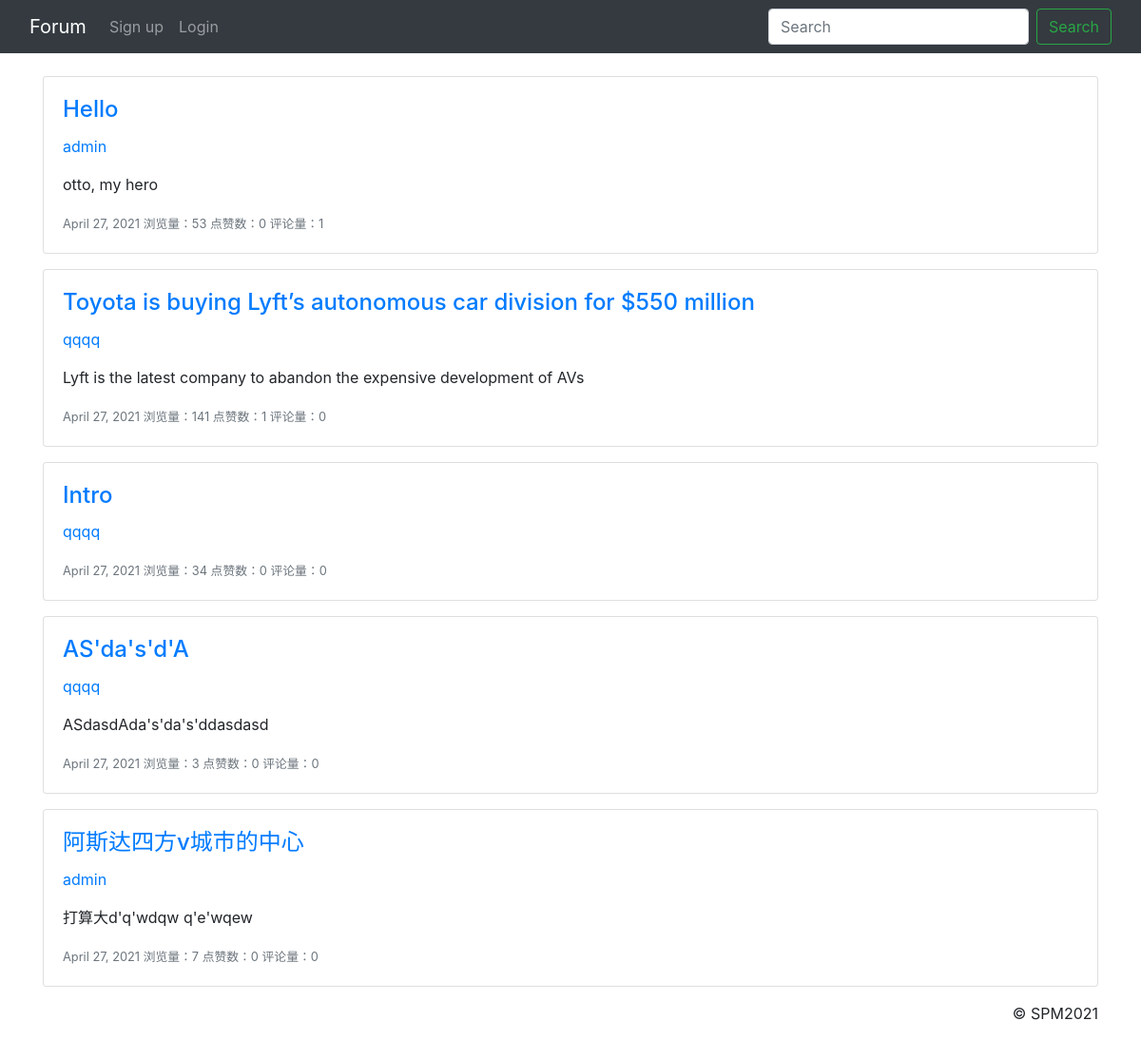
The page /cats/5 on the database as committed earlier.
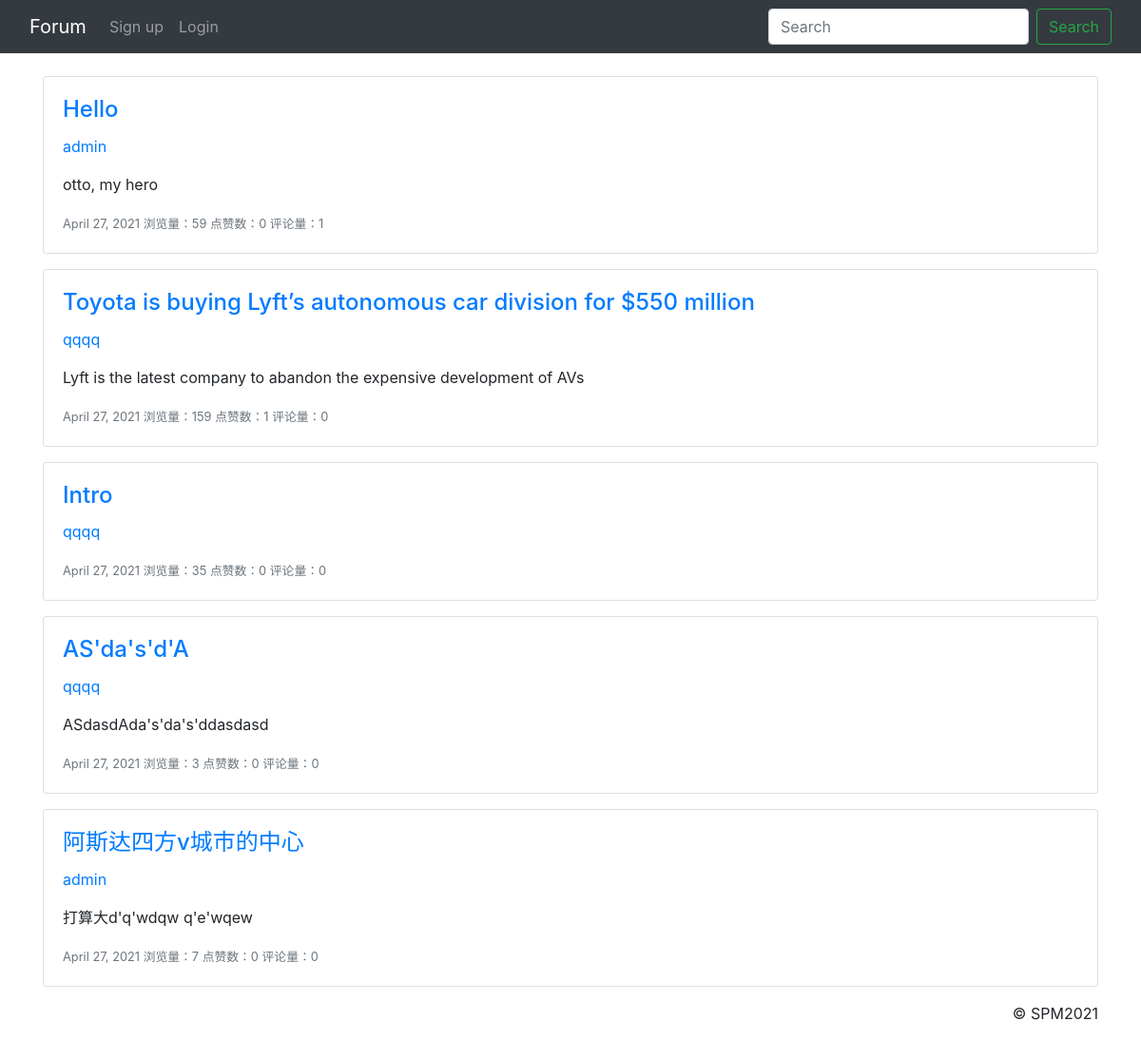
The same page on the database as committed later.
### myblog/models.py (models this page shows, shortened)
class Post(models.Model):
    title = models.CharField(max_length=255)
    header_image = models.ImageField(blank=True, null=True, upload_to='article/%Y%m%d/')
    snippet = models.CharField(max_length=255, blank=True, null=True)
    author = models.ForeignKey(User, on_delete=models.CASCADE)
    body = RichTextField(blank=True, null=True)
    post_date = models.DateField(default=timezone.now)
    modified_date = models.DateField(auto_now_add=True)
    likes = models.ManyToManyField(User, related_name='blog_posts')
    views = models.PositiveIntegerField(default=0)
    category = models.ForeignKey(Category, on_delete=models.CASCADE)
    tags = models.ManyToManyField(Tag, blank=True)
    def total_like(self):
        return self.likes.count()

### myblog/views.py (the view)
# urls.py: path('cats/<int:pk>', CategoryView.as_view(), name='cats'),
class CategoryView(ListView):
    model = Post
    template_name = 'cats.html'
    context_object_name = 'post_list'
    def get_queryset(self):
        cate = get_object_or_404(Category, pk=self.kwargs.get('pk'))
        return super(CategoryView, self).get_queryset().filter(category=cate)

### myblog/templates/cats.html (shortened to what this page needs)
{% extends 'base.html' %}
{% block content %}
    {% if post_list %}
        {% for post in post_list %}
            <div class="card mb-3">
                <div class="card-body">
                    <h4 class="card-title"><a href="{% url 'article_detail' post.pk %}">{{ post.title }}</a></h4>
                    <p class="card-text">{% if post.author.profile.id %}
                        <a href="{% url 'show_profile_page' post.author.profile.id %}">{{ post.author.username }}</a>
                    {% else %}
                        {{ post.author.username }}
                    {% endif %}</p>
                    <p class="card-text">{{ post.snippet }}</p>
                    <p class="card-text"><small class="text-muted">{{ post.modified_date }} 浏览量：{{ post.views }}
                        点赞数：{{ post.total_like }}
                        评论量：{{ post.comment_set.count }}</small></p>
                </div>
            </div>
        {% endfor %}
    {% else %}
        <h1>No Content</h1>
    {% endif %}
{% endblock %}

Rows that differ between the two databases and show on the page:
changed Post "Hello": views "53" → "59"
changed Post "Toyota is buying Lyft’s autonomous car division for $550 million": views "141" → "159"
changed Post "Intro": views "34" → "35"
